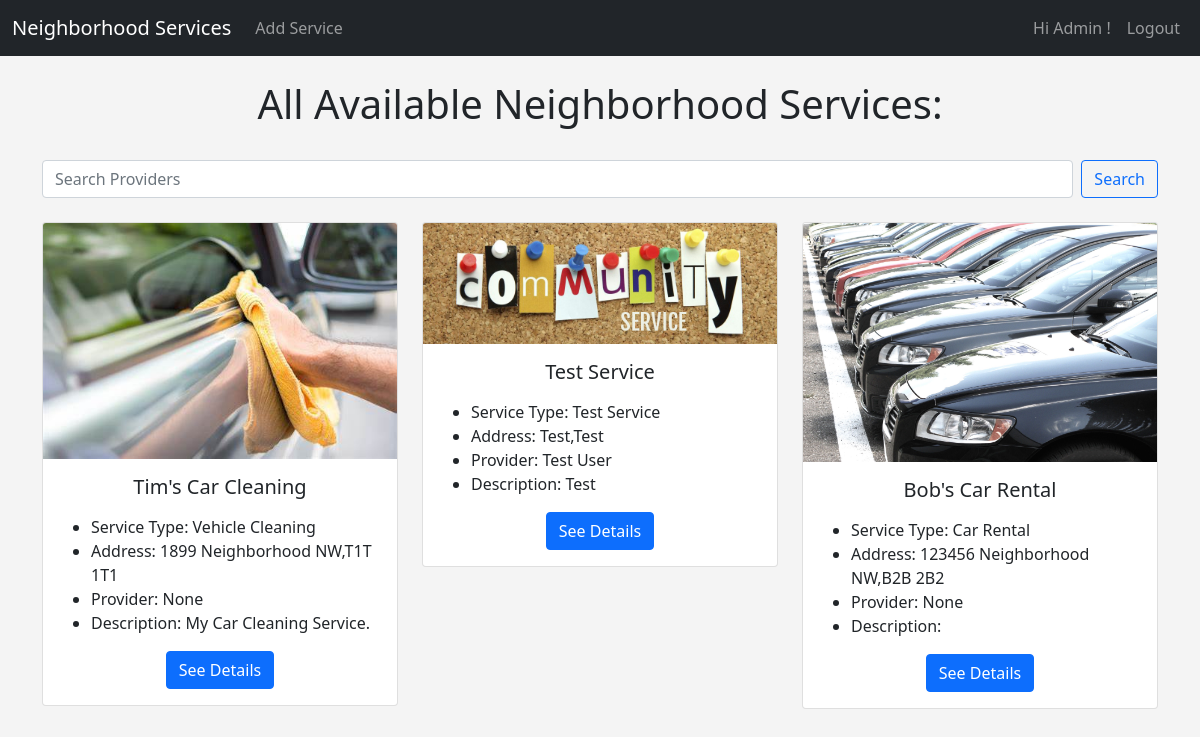
The app's page / (signed in) with its own data.
### services/models.py (models this page shows)
class Service(models.Model):
	service_id = models.AutoField(primary_key=True)
	name = models.CharField('Service Name', max_length=120)
	service_type = models.CharField('Service Type', max_length=120)
	address = models.CharField(max_length=120)
	postal_code = models.CharField(max_length=15)
	provider = models.ForeignKey(User, null=True, on_delete = models.CASCADE)
	professional = models.BooleanField()
	description = models.TextField(blank=True)
	title_image = models.ImageField(null=True, blank=True, upload_to="images/")
	def __str__(self):
		return self.name

class User(models.Model):
	user_id = models.AutoField(primary_key=True)
	first_name = models.CharField(max_length=30)
	last_name = models.CharField(max_length=30)
	address = models.CharField(max_length=120)
	postal_code = models.CharField(max_length=15)
	phone = models.CharField('Phone Number', max_length=30)
	email = models.EmailField('User Email', max_length=120)
	def __str__(self):
		return self.first_name + ' ' + self.last_name

### services/views.py (the view)
# urls.py: 2. Add a URL to urlpatterns:  path('', views.home, name='home')
def home(request):
	service_list = Service.objects.all()
	return render(request, 'services/home.html', {'service_list':service_list})

### services/templates/services/home.html (shortened to what this page needs)
{% extends 'services/base.html' %}
{% block content %}
	<center>
		<h1>All Available Neighborhood Services:</h1>
		<br/>
		<form class="d-flex" method=POST action="{% url 'search-providers' %}">
        	<input class="form-control me-2" type="search" placeholder="Search Providers" aria-label="Search" name="searched">
        	<button class="btn btn-outline-primary" type="submit">Search</button>
      	</form>
	</center>
	<br/>
		<div class="row">
			{% for service in service_list %}
		 	<div class="col-sm-4">
		    <div class="card">
		    	{% if service.title_image %}
		    		<img src="{{ service.title_image.url }}" class="card-img-top" alt="...">
		    	{% else %}
		    		<img src="/media/images/R.jfif" class="card-img-top" alt="...">
		    	{% endif %}
		     	<div class="card-body">
		     	<center>
		       	<h5 class="card-title">{{ service }}</h5>
		       </center>
		        <p class="card-text">
		        	<ul>
					<li>Service Type: {{ service.service_type }}</li>
					<li>Address: {{ service.address}},{{ service.postal_code }} </li>
					<li>Provider: {{ service.provider }}</li>
					<li>Description: {{ service.description }}</li>
					</ul>
		        </p>
		        <center>
		        <a href="#" class="btn btn-primary">See Details</a>
		    	</center>
		    	</div>
		    </div>
			</div>
			{% endfor %}
		</div>
		<br/>
{% endblock %}

### services/templates/services/navbar.html (shortened to what this page needs)
<nav class="navbar navbar-expand-lg navbar-dark bg-dark">
  <div class="container-fluid">
    <a class="navbar-brand" href="{% url 'home' %}">Neighborhood Services</a>
    <div class="collapse navbar-collapse" id="navbarSupportedContent">
      {% if user.is_authenticated %}
          <ul class="navbar-nav me-auto mb-2 mb-lg-0">
            <li class="nav-item">
              <a class="nav-link" href="{% url 'add-service' %}">Add Service</a>
            </li>
          </ul>
          <ul class="navbar-nav ms-auto mb-2 mb-lg-0">
            <li class="nav-item">
              <a class="nav-link" href="#">Hi {{ user.first_name }} {{ user.last_name }}!</a>
            </li>
            <li class="nav-item">
              <a class="nav-link" href="{% url 'logout' %}">Logout</a>
            </li>
          </ul>
        {% endif %}
    </div>
  </div>
</nav>

### services/templates/services/base.html (style rules this page uses)
body { background: #f4f4f4; }

### records on screen
Service: title_image (picture), name "Tim's Car Cleaning", service_type "Vehicle Cleaning", address "1899 Neighborhood NW", postal_code "T1T 1T1", provider "None", description "My Car Cleaning Service."
Service: name "Test Service", service_type "Test Service", address "Test", postal_code "Test", provider "Test User", description "Test"
Service: title_image (picture), name "Bob's Car Rental", service_type "Car Rental", address "123456 Neighborhood NW", postal_code "B2B 2B2", provider "None"

### other values on screen
{{ user.first_name }} "Admin"
